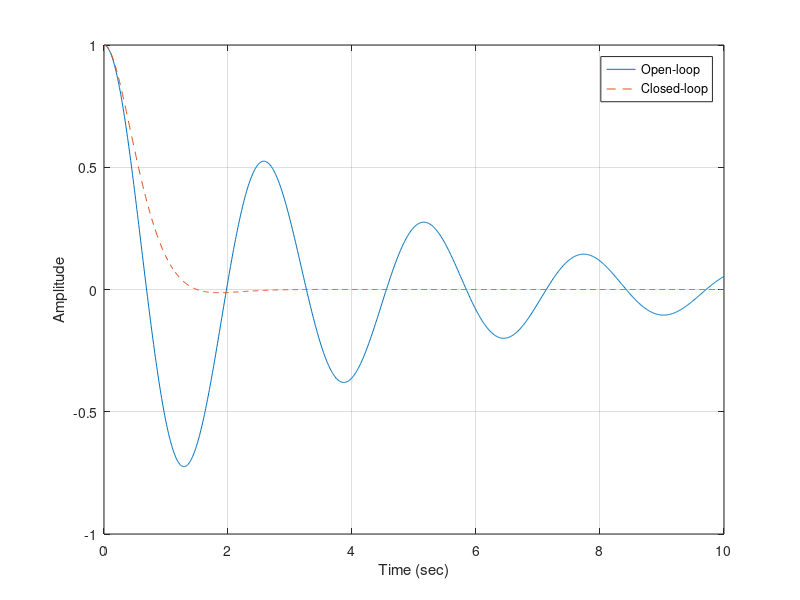

Recreate this plot in MATLAB.
%% Sanjidah Wahid: Section P
%% Computer Project #7

A = [0 1 0;-6 -0.5 1;0 0 -20];
B = [0;0;10]; 
C = [1 0 0]; 
D = 0;
sys = ss(A,B,C,0);

%% Part A
zeta = 0.8; 
wn = 3;
rr = -zeta*wn;
im = wn*sqrt(1-zeta^2);
% finding desired roots
p1 = rr+1i*im;
p2 = rr-1i*im;
p3 = -6;
% finding feedback controller gains
K = place(A,B,[p1 p2 p3])% feedback poles by place command
sys_cl = ss(A-B*K,B,C,0);

%% Part B
t = 0:0.01:10;
x0 = [1 0 0];
[y,t,x] = initial(sys,x0,t);
plot(t,y)
grid;
hold
[y_cl,t,x] = initial(sys_cl,x0,t);
plot(t,y_cl,'--');
legend('Open-loop','Closed-loop');
xlabel('Time (sec)')
ylabel('Amplitude')